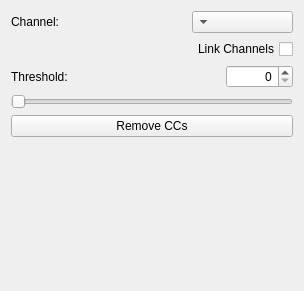
<?xml version="1.0" encoding="UTF-8"?>
<ui version="4.0">
 <class>Form</class>
 <widget class="QWidget" name="Form">
  <property name="geometry">
   <rect>
    <x>0</x>
    <y>0</y>
    <width>304</width>
    <height>291</height>
   </rect>
  </property>
  <property name="windowTitle">
   <string>Form</string>
  </property>
  <property name="layoutDirection">
   <enum>Qt::RightToLeft</enum>
  </property>
  <layout class="QVBoxLayout" name="verticalLayout">
   <item>
    <layout class="QGridLayout" name="gridLayout">
     <item row="0" column="2">
      <widget class="QComboBox" name="channelComboBox">
       <property name="editable">
        <bool>false</bool>
       </property>
       <property name="maxVisibleItems">
        <number>20</number>
       </property>
      </widget>
     </item>
     <item row="0" column="4">
      <widget class="QLabel" name="label">
       <property name="text">
        <string>Channel:</string>
       </property>
      </widget>
     </item>
     <item row="1" column="2">
      <widget class="QCheckBox" name="channelCheckBox">
       <property name="toolTip">
        <string extracomment="Apply single threshold to all channels."/>
       </property>
       <property name="layoutDirection">
        <enum>Qt::RightToLeft</enum>
       </property>
       <property name="text">
        <string>Link Channels</string>
       </property>
      </widget>
     </item>
     <item row="0" column="3">
      <spacer name="horizontalSpacer_3">
       <property name="orientation">
        <enum>Qt::Horizontal</enum>
       </property>
       <property name="sizeHint" stdset="0">
        <size>
         <width>40</width>
         <height>20</height>
        </size>
       </property>
      </spacer>
     </item>
     <item row="1" column="3">
      <spacer name="horizontalSpacer_2">
       <property name="orientation">
        <enum>Qt::Horizontal</enum>
       </property>
       <property name="sizeHint" stdset="0">
        <size>
         <width>40</width>
         <height>20</height>
        </size>
       </property>
      </spacer>
     </item>
    </layout>
   </item>
   <item>
    <layout class="QHBoxLayout" name="horizontalLayout_2">
     <item>
      <widget class="QSpinBox" name="thresSpinBox">
       <property name="layoutDirection">
        <enum>Qt::LeftToRight</enum>
       </property>
       <property name="alignment">
        <set>Qt::AlignRight|Qt::AlignTrailing|Qt::AlignVCenter</set>
       </property>
       <property name="maximum">
        <number>100000</number>
       </property>
      </widget>
     </item>
     <item>
      <spacer name="horizontalSpacer">
       <property name="orientation">
        <enum>Qt::Horizontal</enum>
       </property>
       <property name="sizeHint" stdset="0">
        <size>
         <width>40</width>
         <height>20</height>
        </size>
       </property>
      </spacer>
     </item>
     <item>
      <widget class="QLabel" name="thresLabel">
       <property name="text">
        <string>Threshold:</string>
       </property>
      </widget>
     </item>
    </layout>
   </item>
   <item>
    <layout class="QHBoxLayout" name="horizontalLayout_slider">
     <property name="spacing">
      <number>0</number>
     </property>
     <item>
      <widget class="QSlider" name="slider">
       <property name="layoutDirection">
        <enum>Qt::LeftToRight</enum>
       </property>
       <property name="maximum">
        <number>100000</number>
       </property>
       <property name="pageStep">
        <number>100</number>
       </property>
       <property name="orientation">
        <enum>Qt::Horizontal</enum>
       </property>
      </widget>
     </item>
    </layout>
   </item>
   <item>
    <widget class="QPushButton" name="applyButton">
     <property name="toolTip">
      <string>&lt;html&gt;&lt;head/&gt;&lt;body&gt;&lt;p&gt;Apply all the settings and compute results. If you want to see the final filtering results, don't forget to enable the &lt;span style=&quot; font-weight:600;&quot;&gt;&amp;quot;Final output&amp;quot;&lt;/span&gt; layer in the layer selection widget.&lt;/p&gt;&lt;/body&gt;&lt;/html&gt;</string>
     </property>
     <property name="text">
      <string>Remove CCs</string>
     </property>
    </widget>
   </item>
   <item>
    <spacer name="verticalSpacer">
     <property name="orientation">
      <enum>Qt::Vertical</enum>
     </property>
     <property name="sizeHint" stdset="0">
      <size>
       <width>20</width>
       <height>40</height>
      </size>
     </property>
    </spacer>
   </item>
  </layout>
 </widget>
 <resources/>
 <connections/>
</ui>
